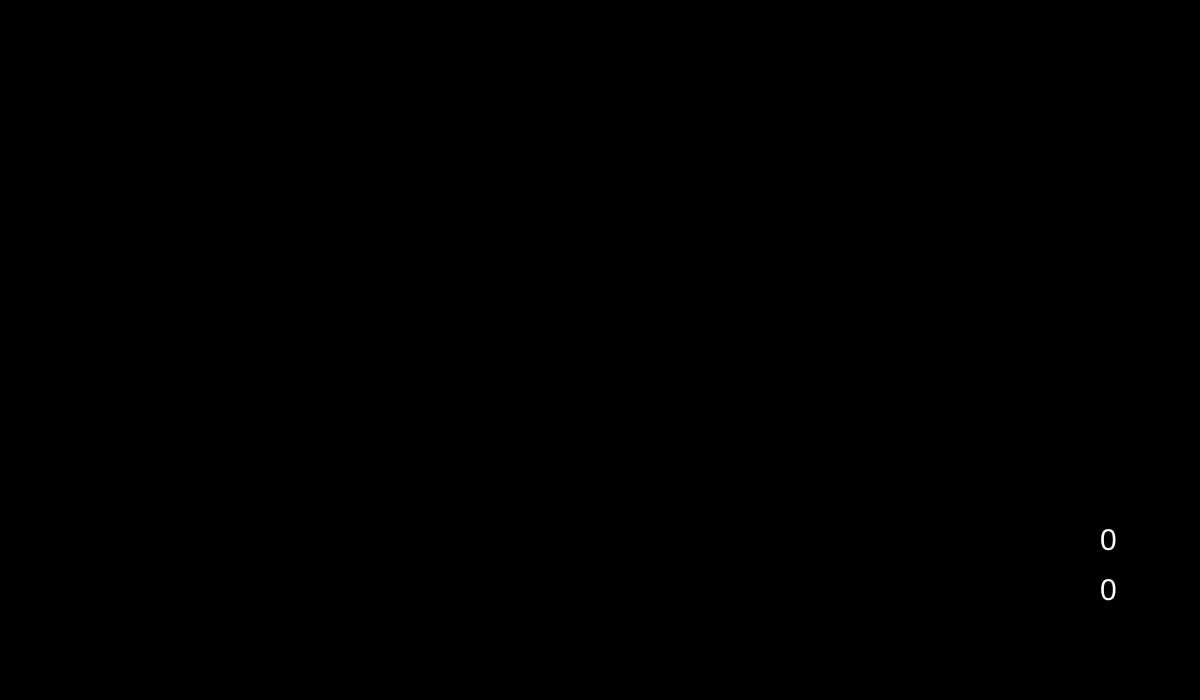
Frame 1 (no input)
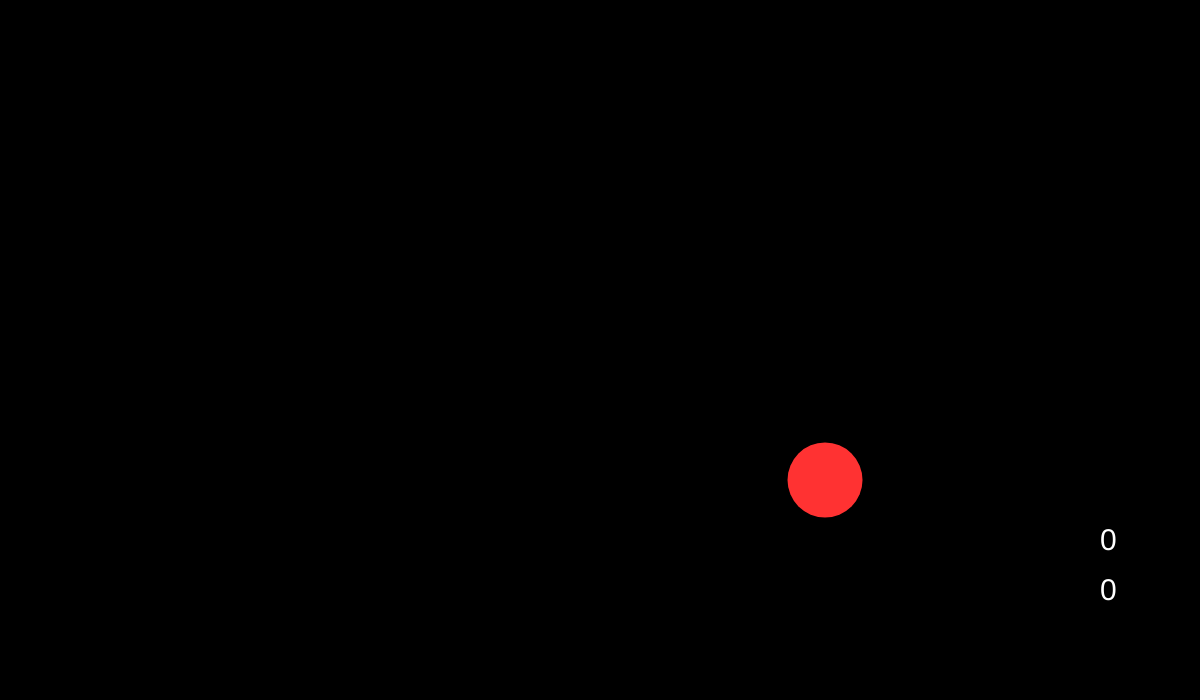
Frame 60 (no input)
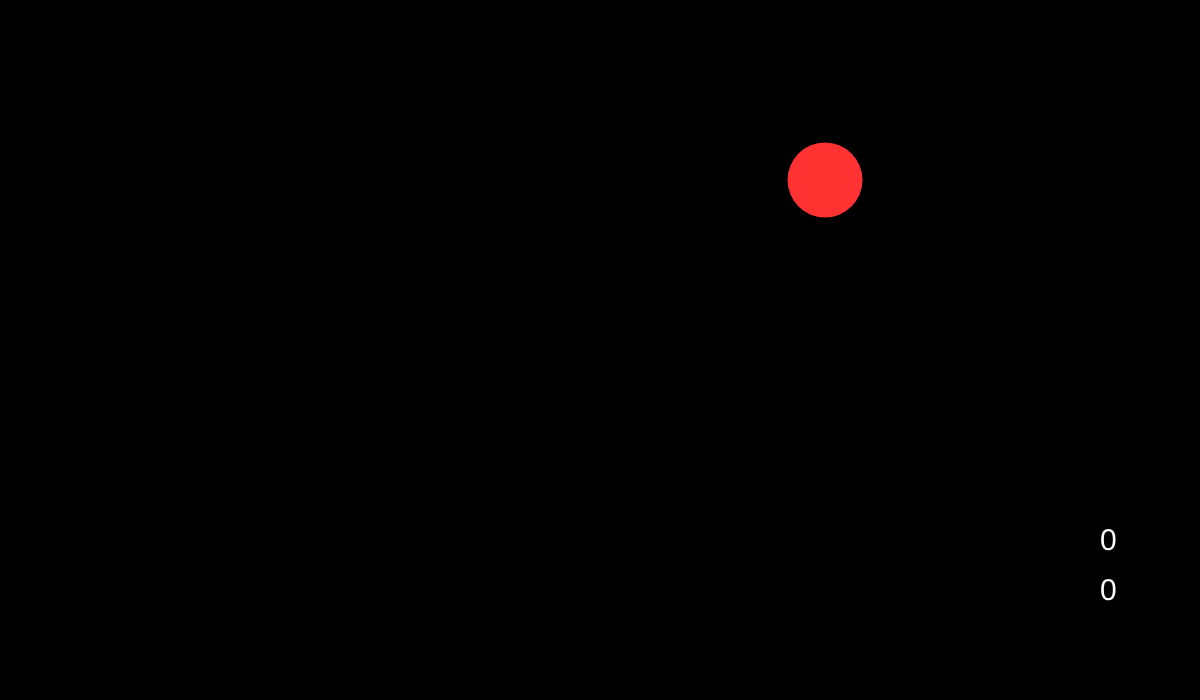
Frame 120 (the mouse pressed at the canvas centre since frame 60)

The p5.js sketch that drew these frames (run headless with seeded random() and noise() and a simulated clock; from frame 60 on, the mouse is pressed at the canvas centre):

// p5.js sketch
// ── sketch.js
var ball1;
var score = 0;
var record = 0;

function setup() {
	createCanvas(1200, 700);
	background(0);
	ball1 = new ball();
}

function draw() {
	background(0);
	ball1.show();
	ball1.move();
	fill(255);
	textSize(30);
	text(score, width - 100, height - 100);
	text(record, width - 100, height - 150);
}

function mousePressed() {
	ball1.clicked();
}

class ball {
	constructor() {
		this.r = 75;
		this.a = 5;
		this.x = random(this.r, width - this.r);
		this.y = height + this.r;
	}


  clicked() {
    let d = dist(mouseX, mouseY, this.x, this.y);
	    if (d < this.r) {
	    	score = score + 1;
	    	this.a = this.a + 0.25;
	    	this.r = this.r - 2;
	    	this.x = random(this.r, width - this.r);
			this.y = height + this.r;
	    }
	}

	show() {
		noStroke();
		fill(255, 50, 50);
		ellipse(this.x, this.y, this.r, this.r);
	}

	move() {
		this.y = this.y - this.a;
		if (this.y < -this.r) {
			this.x = random(this.r, width - this.r);
			this.y = height + this.r;
			this.a = 5;
			this.r = 75;
			if (score > record) {
				record = score;
			}
			score = 0;
		}
	}
}
